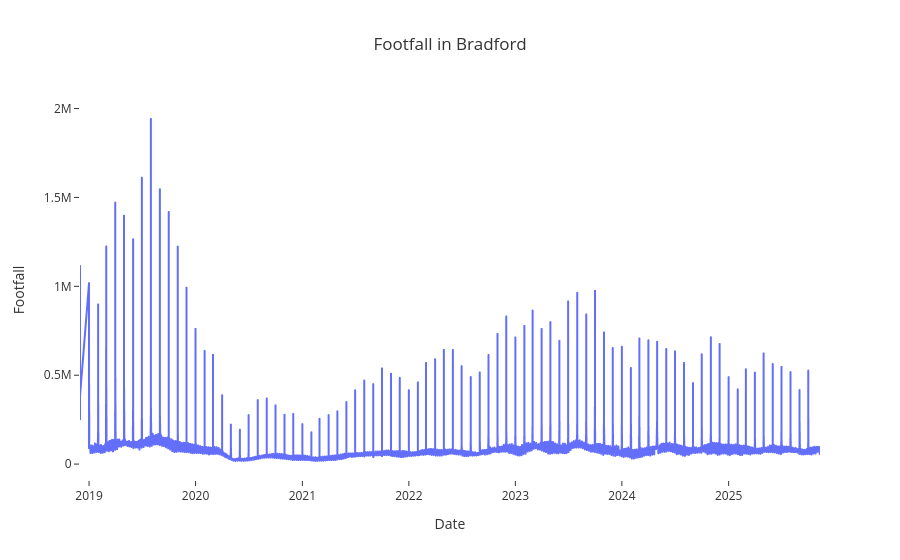

Notebook code for this chart:
### Markdown cell above
## Exploring Footfall Time Series

### Code cell
# Plot exploratory line graph of footfall throughout time
# have hover option to check exact daily footfall count

import plotly.express as px

fig_BradFF = px.line(footfall, 
                     x ='datestamp', 
                     y='estimated_actual_footfall_rolling', 
                     title='Footfall in Bradford',
                     labels= { 'datestamp': 'Date',
                               'estimated_actual_footfall': 'Visitors'})
fig_BradFF.update_traces(
    hovertemplate='📅 %{x|%Y-%m-%d}<br> 👣Footfall: %{y:,}'
)
fig_BradFF.update_layout(
    xaxis_title='Date',
    yaxis_title='Footfall',
    template= 'ggplot2',
    plot_bgcolor='rgba(0,0,0,0)',
    paper_bgcolor='rgba(0,0,0,0)',
)
fig_BradFF.show()

### Figure 1 — Plotly figure (JSON) as saved in the notebook; plotly's stock layout.template omitted (floating-point values rounded to 4 significant figures; data arrays with more than 128 entries replaced by an {"elided": "..."} marker saying what was removed)
{"data": [{"hovertemplate": "📅 %{x|%Y-%m-%d}<br> 👣Footfall: %{y:,}", "legendgroup": "", "line": {"color": "#636efa", "dash": "solid"}, "marker": {"symbol": "circle"}, "mode": "lines", "name": "", "showlegend": false, "type": "scattergl", "x": {"elided": "2993 str values"}, "xaxis": "x", "y": {"elided": "2993 int values"}, "yaxis": "y"}], "layout": {"legend": {"tracegroupgap": 0}, "paper_bgcolor": "rgba(0,0,0,0)", "plot_bgcolor": "rgba(0,0,0,0)", "title": {"text": "Footfall in Bradford"}, "xaxis": {"anchor": "y", "domain": [0, 1], "title": {"text": "Date"}}, "yaxis": {"anchor": "x", "domain": [0, 1], "title": {"text": "Footfall"}}}}
